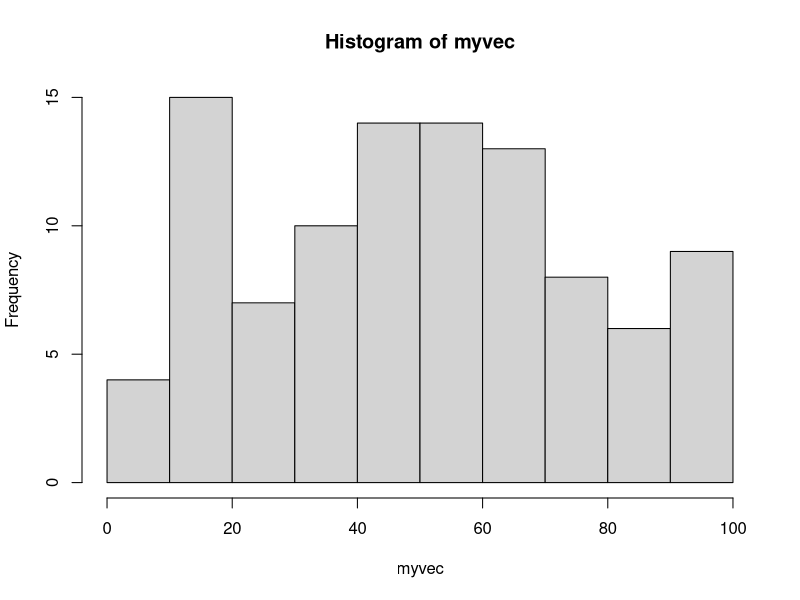

This chart was generated by the following R code:
## ---- chunk 1
myvec <- runif(100, min = 0, max = 100) #this creates a vector of 100 values with a minimum value of 0 and a maximum value of 100 
myvec
## ---- chunk 2
str(myvec) #to see the structure of myvec
## ---- chunk 3
summary(myvec) #to see some summary statistics of myvec
## ---- chunk 4
hist(myvec) #creates a histogram from the data in myvec
## ---- chunk 5
knitr::include_graphics("http://i.imgur.com/K3N5JyI.png")
## ---- chunk 6
data(mtcars) # load the data
## ---- chunk 7
class(mtcars)
## ---- chunk 8
str(mtcars)
## ---- chunk 9
summary(mtcars)
